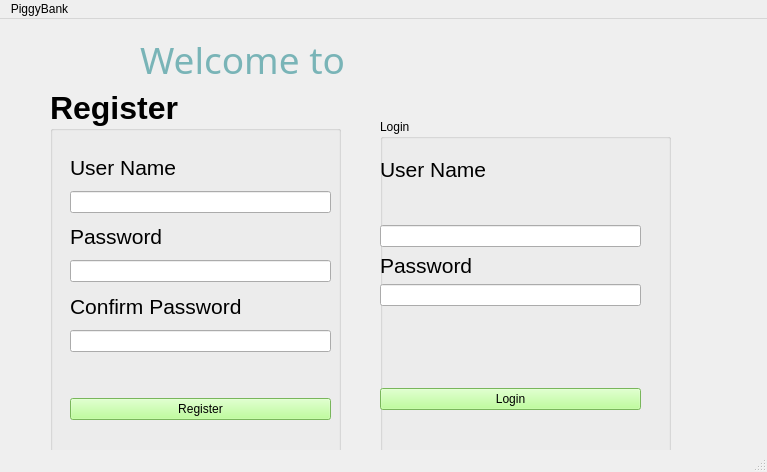
<?xml version="1.0" encoding="UTF-8"?>
<ui version="4.0">
 <class>MainWindow</class>
 <widget class="QMainWindow" name="MainWindow">
  <property name="geometry">
   <rect>
    <x>0</x>
    <y>0</y>
    <width>767</width>
    <height>472</height>
   </rect>
  </property>
  <property name="windowTitle">
   <string>MainWindow</string>
  </property>
  <property name="styleSheet">
   <string notr="true">MainWindow{
	background-color: #EDEDED
}

QLabel::loginLbl{
background-color: red;
color:white;
}
QPushButton{
	background-color: rgb(170, 255, 127);
	color:black;
}</string>
  </property>
  <widget class="QWidget" name="centralwidget">
   <widget class="QLabel" name="loginLbl">
    <property name="geometry">
     <rect>
      <x>140</x>
      <y>10</y>
      <width>241</width>
      <height>61</height>
     </rect>
    </property>
    <property name="font">
     <font>
      <family>Viner Hand ITC</family>
      <pointsize>28</pointsize>
     </font>
    </property>
    <property name="styleSheet">
     <string notr="true">
color: #79B4B7;
</string>
    </property>
    <property name="text">
     <string>Welcome to </string>
    </property>
   </widget>
   <widget class="QGroupBox" name="groupBox">
    <property name="geometry">
     <rect>
      <x>50</x>
      <y>70</y>
      <width>291</width>
      <height>401</height>
     </rect>
    </property>
    <property name="font">
     <font>
      <pointsize>24</pointsize>
      <weight>75</weight>
      <bold>true</bold>
     </font>
    </property>
    <property name="title">
     <string>Register</string>
    </property>
    <widget class="QWidget" name="layoutWidget">
     <property name="geometry">
      <rect>
       <x>20</x>
       <y>60</y>
       <width>261</width>
       <height>271</height>
      </rect>
     </property>
     <layout class="QVBoxLayout" name="verticalLayout">
      <item>
       <widget class="QLabel" name="userNameLbl">
        <property name="font">
         <font>
          <family>Arial</family>
          <pointsize>16</pointsize>
         </font>
        </property>
        <property name="text">
         <string>User Name</string>
        </property>
       </widget>
      </item>
      <item>
       <widget class="QLineEdit" name="userNameLEdit"/>
      </item>
      <item>
       <widget class="QLabel" name="label_3">
        <property name="font">
         <font>
          <family>Arial</family>
          <pointsize>16</pointsize>
         </font>
        </property>
        <property name="text">
         <string>Password</string>
        </property>
       </widget>
      </item>
      <item>
       <widget class="QLineEdit" name="passwordLEdit">
        <property name="echoMode">
         <enum>QLineEdit::PasswordEchoOnEdit</enum>
        </property>
       </widget>
      </item>
      <item>
       <widget class="QLabel" name="label_4">
        <property name="font">
         <font>
          <family>Arial</family>
          <pointsize>16</pointsize>
         </font>
        </property>
        <property name="text">
         <string>Confirm Password</string>
        </property>
       </widget>
      </item>
      <item>
       <widget class="QLineEdit" name="cpasswordLEdit">
        <property name="echoMode">
         <enum>QLineEdit::Password</enum>
        </property>
       </widget>
      </item>
      <item>
       <spacer name="verticalSpacer">
        <property name="orientation">
         <enum>Qt::Vertical</enum>
        </property>
        <property name="sizeType">
         <enum>QSizePolicy::Preferred</enum>
        </property>
        <property name="sizeHint" stdset="0">
         <size>
          <width>20</width>
          <height>40</height>
         </size>
        </property>
       </spacer>
      </item>
      <item>
       <widget class="QPushButton" name="registerBtn">
        <property name="cursor">
         <cursorShape>PointingHandCursor</cursorShape>
        </property>
        <property name="text">
         <string>Register</string>
        </property>
       </widget>
      </item>
     </layout>
    </widget>
   </widget>
   <widget class="QGroupBox" name="groupBox_2">
    <property name="geometry">
     <rect>
      <x>380</x>
      <y>100</y>
      <width>291</width>
      <height>351</height>
     </rect>
    </property>
    <property name="title">
     <string>Login</string>
    </property>
    <widget class="QWidget" name="layoutWidget_2">
     <property name="geometry">
      <rect>
       <x>0</x>
       <y>0</y>
       <width>261</width>
       <height>291</height>
      </rect>
     </property>
     <layout class="QVBoxLayout" name="verticalLayout_2">
      <item>
       <widget class="QLabel" name="userNameLbl_2">
        <property name="minimumSize">
         <size>
          <width>259</width>
          <height>100</height>
         </size>
        </property>
        <property name="font">
         <font>
          <family>Arial</family>
          <pointsize>16</pointsize>
         </font>
        </property>
        <property name="text">
         <string>User Name</string>
        </property>
        <property name="textFormat">
         <enum>Qt::AutoText</enum>
        </property>
       </widget>
      </item>
      <item>
       <widget class="QLineEdit" name="lUserNameLEdit"/>
      </item>
      <item>
       <widget class="QLabel" name="label_5">
        <property name="font">
         <font>
          <family>Arial</family>
          <pointsize>16</pointsize>
         </font>
        </property>
        <property name="text">
         <string>Password</string>
        </property>
       </widget>
      </item>
      <item>
       <widget class="QLineEdit" name="lPasswordLEdit">
        <property name="echoMode">
         <enum>QLineEdit::Password</enum>
        </property>
       </widget>
      </item>
      <item>
       <spacer name="verticalSpacer_2">
        <property name="orientation">
         <enum>Qt::Vertical</enum>
        </property>
        <property name="sizeHint" stdset="0">
         <size>
          <width>20</width>
          <height>40</height>
         </size>
        </property>
       </spacer>
      </item>
      <item>
       <widget class="QPushButton" name="loginBtn">
        <property name="cursor">
         <cursorShape>PointingHandCursor</cursorShape>
        </property>
        <property name="text">
         <string>Login</string>
        </property>
       </widget>
      </item>
     </layout>
    </widget>
   </widget>
  </widget>
  <widget class="QMenuBar" name="menubar">
   <property name="geometry">
    <rect>
     <x>0</x>
     <y>0</y>
     <width>767</width>
     <height>21</height>
    </rect>
   </property>
   <widget class="QMenu" name="menuPiggyBank">
    <property name="title">
     <string>PiggyBank</string>
    </property>
   </widget>
   <addaction name="menuPiggyBank"/>
  </widget>
  <widget class="QStatusBar" name="statusbar"/>
 </widget>
 <resources/>
 <connections/>
</ui>
